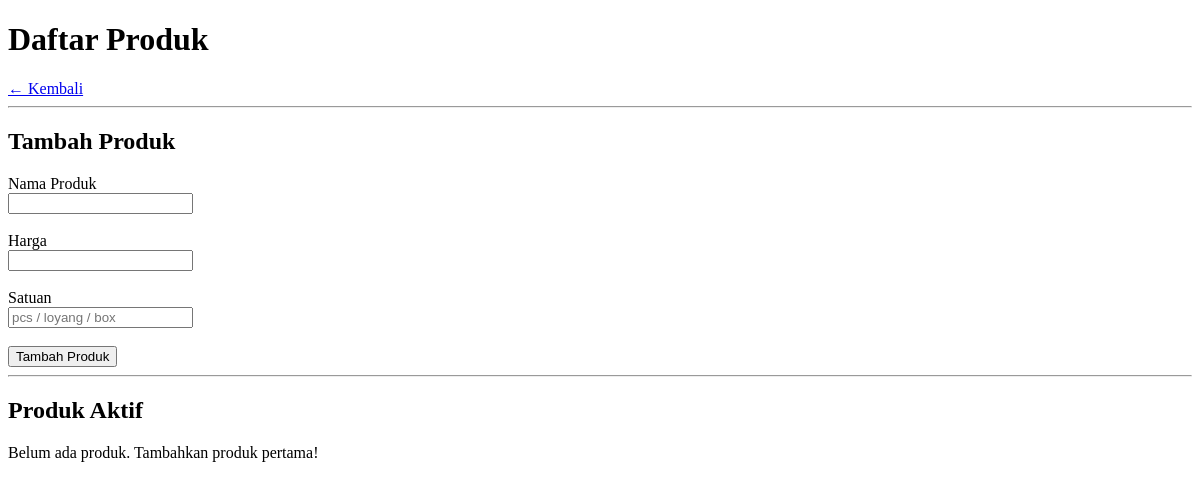
/products, run on an earlier commit of the app's database.
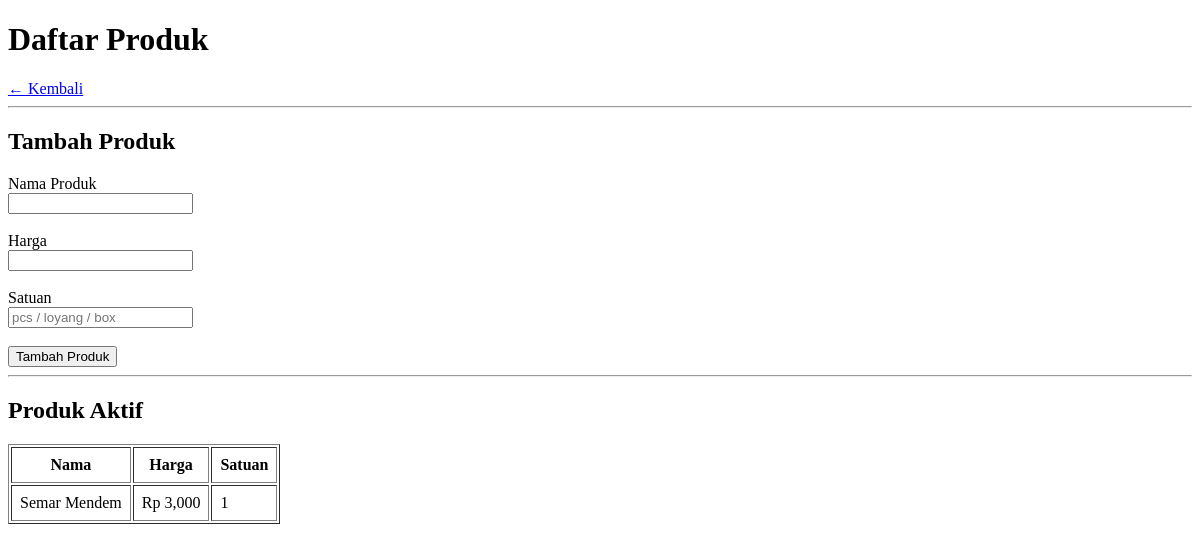
And on a later commit of the database.
### tables this page shows
CREATE TABLE products (
    id          INTEGER PRIMARY KEY AUTOINCREMENT,
    name        TEXT NOT NULL,
    price       REAL NOT NULL,
    unit        TEXT NOT NULL,
    is_active   INTEGER DEFAULT 1,
    created_at  TEXT DEFAULT CURRENT_TIMESTAMP
);

### app.py (the view)
@app.route('/products')
def products():
    all_products = get_all_products()
    return render_template('products.html', products=all_products)

### database/db.py (called while the page is built)
def get_connection():
    conn = sqlite3.connect(DB_PATH)
    conn.row_factory = sqlite3.Row
    conn.execute("PRAGMA foreign_keys = ON")
    return conn

def get_all_products():
    conn = get_connection()
    products = conn.execute(
        "SELECT * FROM products WHERE is_active = 1 ORDER BY name"
    ).fetchall()
    conn.close()
    return products

### templates/products.html (shortened to what this page needs)
<!DOCTYPE html>
<html lang="id">
<head>
</head>
<body>
    <h1>Daftar Produk</h1>
    <a href="/">← Kembali</a>
    <hr>
    <h2>Tambah Produk</h2>
    <form action="/products/add" method="POST">
        <label>Nama Produk</label><br>
        <input type="text" name="name" required><br><br>
        <label>Harga</label><br>
        <input type="number" name="price" required><br><br>
        <label>Satuan</label><br>
        <input type="text" name="unit" placeholder="pcs / loyang / box" required><br><br>
        <button type="submit">Tambah Produk</button>
    </form>
    <hr>
    <h2>Produk Aktif</h2>
    {% if products %}
    <table border="1" cellpadding="8">
        <thead>
            <tr>
                <th>Nama</th>
                <th>Harga</th>
                <th>Satuan</th>
            </tr>
        </thead>
        <tbody>
            {% for product in products %}
            <tr>
                <td>{{ product['name'] }}</td>
                <td>Rp {{ "{:,.0f}".format(product['price']) }}</td>
                <td>{{ product['unit'] }}</td>
            </tr>
            {% endfor %}
        </tbody>
    </table>
    {% else %}
    <p>Belum ada produk. Tambahkan produk pertama!</p>
    {% endif %}
</body>
</html>

What changed in the data, as far as the page shows it:
added products: name "Semar Mendem", price "3,000", unit "1"
Also different on the page:
text no longer shown: "Belum ada produk. Tambahkan produk pertama!"
text now shown: "Nama Harga Satuan"
